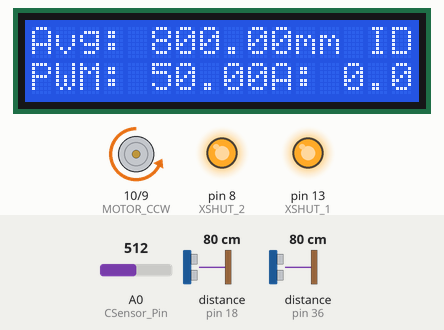
Recording of a sketch running on a simulated Arduino Uno, built with avr-gcc and run on an emulated ATmega328P. Shown: 16×2 character LCD, motor-driver pin pairs drawn as motors (green arrow = first pin HIGH = forward, orange = second pin HIGH = backward, longer = more drive), output pins drawn as LEDs (lit = HIGH). The test bench sets the inputs (shaded band); at power-on: distance to the obstacle (sensors on pin 18, pin 36) 80 cm, A0 (CSensor_Pin) = 512. What the sketch prints to the serial monitor is not drawn.

Above: at 3.4 s.
3.5 s: distance to the obstacle (sensor on pin 18) set to 2 cm
At 4.1 s:
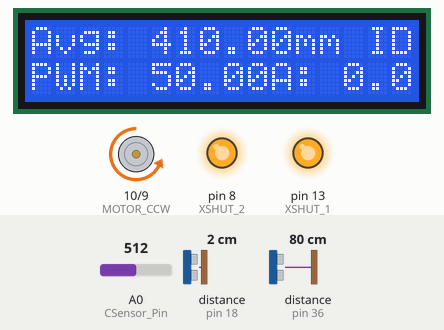
5.1 s: distance to the obstacle (sensor on pin 36) set to 41 cm
At 5.7 s:
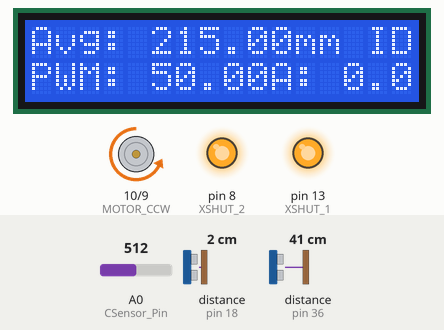
6.6 s: distance to the obstacle (sensor on pin 36) set to 34 cm
At 7.3 s:
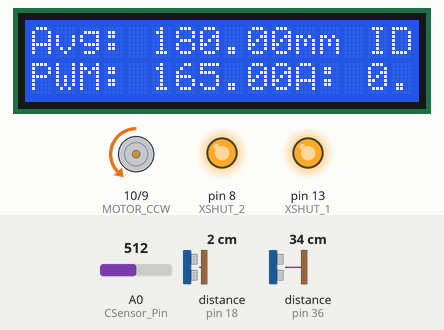
8.1 s: A0 (CSensor_Pin) set to 111
At 9.0 s:
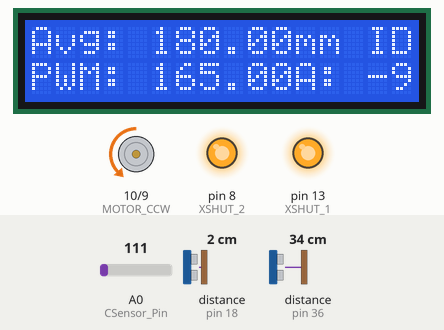
9.6 s: A0 (CSensor_Pin) set to 93
At 10.7 s:
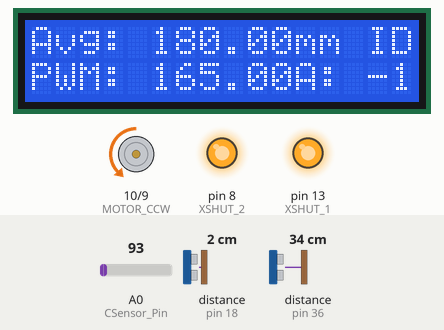
11.1 s: distance to the obstacle (sensor on pin 18) set to 6 cm
At 12.5 s:
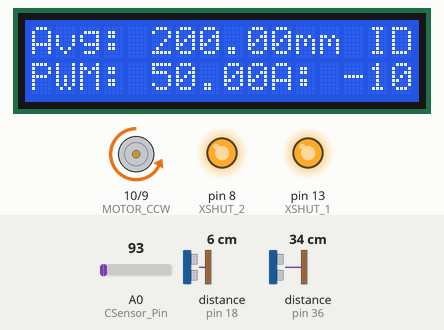
Timing chart, 0 to 13.6 s (numbered marks = the images above; inputs shaded):
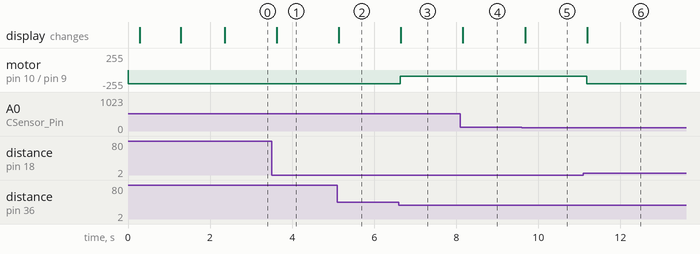

The sketch:

Slave.ino
```cpp
#include <Wire.h>
#include <VL53L0X.h>
#include <LiquidCrystal.h>
#include <PID_v1.h>


// LCD and Distance Sensor Setup
LiquidCrystal lcd(6, 12, 5, 4, 3, 2);
VL53L0X sensor1;
VL53L0X sensor2;
VL53L0X sensor3;
//VL53L0X sensor4;

// Motor Driver Pins
#define MOTOR_CW 9   // Clockwise (forward) PWM
#define MOTOR_CCW 10  // Counterclockwise (reverse) PWM
#define BUZZER_PIN 1 // Positive lead for Passive Buzzer PWM
#define XSHUT_1 13 // To temporarily shut it off after init (pin 13)
#define XSHUT_2 8 // To temporarily shut it off after init (pin 8)
#define XSHUT_3 11 // To temporarily shut it off after init (pin 11)
#define XSHUT_4 7 // To temporarily shut it off after init (pin 7)
#define CSensor_Pin A0

// // Distance Mapping Parameters
// const int MIN_DIST = 50;   // Minimum distance (mm)
// const int MAX_DIST = 300;  // Maximum distance (mm)
// const int MAX_PWM = 255;   // Max PWM value

const float vcc = 5;  // Reference voltage (12V power supply)

// Target distance in mm
const double Setpoint = 191;

// Variables to track system state
int distance1 = 0;
int distance2 = 0;
// int distance3 = 0;
//int distance4 = 0;
// int avgDistance = 0;
// double pwm = 0;
double avgDistance = 0;
double Output = 0;
double pwm = 0;
double Input = 0;
double error = 0;
double previousError = 0;
double integral = 0;
bool buzzerActive = false;
String motorDirection = "IDLE";

// Serial communication timing
unsigned long lastTransmitTime = 0;
const int TRANSMIT_INTERVAL = 100; // Transmit data every 100ms

// PID gains - adjust as needed
double Kp = 8.9507;
double Ki = 1024.6145;//224.6145;
double Kd = 0.08917;
PID myPID(&Input, &Output, &Setpoint, Kp, Ki, Kd, DIRECT);

void setup() {
  Serial.begin(9600);

  // Set up motor pins
  pinMode(MOTOR_CW, OUTPUT);
  pinMode(MOTOR_CCW, OUTPUT);
  analogWrite(MOTOR_CW, 205);
  analogWrite(MOTOR_CCW, 0);

  Wire.begin();
  lcd.begin(16, 2); // Initialize LCD (16x2)

  pinMode(BUZZER_PIN, OUTPUT);
  pinMode(XSHUT_1, OUTPUT);
  pinMode(XSHUT_2, OUTPUT);
  // pinMode(XSHUT_3, OUTPUT);
  //pinMode(XSHUT_4, OUTPUT);

  lcd.clear();
  lcd.print("Beginning Init");

  // Initialize all sensors
  initializeSensors();

  sensor1.startContinuous();
  sensor2.startContinuous();
  // sensor3.startContinuous();

  // // Set up motor pins
  // pinMode(MOTOR_CW, OUTPUT);
  // pinMode(MOTOR_CCW, OUTPUT);
  // analogWrite(MOTOR_CW, 205);
  // analogWrite(MOTOR_CCW, 0);

  lcd.clear();
  lcd.print("System Ready");
  delay(1000);

  myPID.SetMode(AUTOMATIC);

}

void loop() {
  // Read all sensor data
  readSensors();

  // Calculate values and control hardware
  processData();

  // Display on local LCD
  updateLocalDisplay();

  // Transmit data to Mega
  if (millis() - lastTransmitTime >= TRANSMIT_INTERVAL) {
    transmitData();
    lastTransmitTime = millis();
  }

  delay(50);
}

void initializeSensors() {
  // Power down all sensors
  digitalWrite(XSHUT_1, LOW);
  digitalWrite(XSHUT_2, LOW);
  digitalWrite(XSHUT_3, LOW);
  //digitalWrite(XSHUT_4, LOW);
  delay(10);

  // Initialize Sensor 1
  digitalWrite(XSHUT_1, HIGH);
  delay(100);
  sensor1.setTimeout(500);
  if (!sensor1.init()) {
    lcd.clear();
    lcd.print("Sensor 1 Failed!");
    while (1) {}
  }
  sensor1.setAddress(0x12);

  // Initialize Sensor 2
  digitalWrite(XSHUT_2, HIGH);
  delay(100);
  sensor2.setAddress(0x24);
  sensor2.setTimeout(500);
  if (!sensor2.init()) {
    lcd.clear();
    lcd.print("Sensor 2 Failed!");
    while (1) {}
  }

  // // Initialize Sensor 3
  // digitalWrite(XSHUT_3, HIGH);
  // delay(100);
  // sensor3.setAddress(0x18);
  // sensor3.setTimeout(500);
  // if (!sensor3.init()) {
  //   lcd.clear();
  //   lcd.print("Sensor 3 Failed!");
  //   while (1) {}
  // }

  // Initialize Sensor 4
  // digitalWrite(XSHUT_4, HIGH);
  // delay(100);
  // sensor4.setAddress(0x27);
  // sensor4.setTimeout(500);
  // if (!sensor4.init()) {
  //   lcd.clear();
  //   lcd.print("Sensor 4 Failed!");
  //   while (1) {}
  // }

  lcd.clear();
  lcd.print("All Sensors OK!");
  delay(1000);
}

void readSensors() {
  distance1 = sensor1.readRangeContinuousMillimeters();
  distance2 = sensor2.readRangeContinuousMillimeters();
  // distance3 = sensor3.readRangeContinuousMillimeters();
  //distance4 = sensor4.readRangeSingleMillimeters();

  // Handle timeouts but ensure we still send data
  if (sensor1.timeoutOccurred() || sensor2.timeoutOccurred() /*||
      sensor3.timeoutOccurred() || sensor4.timeoutOccurred()*/) {
    lcd.clear();
    lcd.print("Sensor Timeout!");
    // Instead of returning, we'll continue with whatever data we have
  }

  // Compute average distance (even with timeouts)
  avgDistance = (distance1 + distance2 /*+ distance3 + distance4*/) / 2;
}

  // Input = avgDistance;
  // myPID.SetOutputLimits(50, 165);
  // myPID.Compute();
  // pwm = map(Output, 50, 165, 205, 90);
  // analogWrite(MOTOR_CW, pwm);

// void processData() {
//   // Set PWM to maximum value for testing
//   pwmValue = 169; // Force to maximum (255)

//   // Choose which direction you want to test
//   // Option 1: Test forward direction only
//   // motorDirection = "FWD";
//   // analogWrite(MOTOR_CW, pwmValue);
//   // analogWrite(MOTOR_CCW, 0);

//   // Option 2 (comment out Option 1 if using this): Test reverse direction only
//   motorDirection = "REV";
//   analogWrite(MOTOR_CW, 0);
//   analogWrite(MOTOR_CCW, pwmValue);

//   // Optionally disable the buzzer for testing
//   buzzerActive = false;
//   noTone(BUZZER_PIN);
// }

// Old Control Code

void processData() {
  Input = avgDistance;
  myPID.SetOutputLimits(50, 165);
  myPID.Compute();
  pwm = map(Output, 50, 165, 205, 90);
  analogWrite(MOTOR_CW, pwm);
//   // Map distance to PWM (closer = higher PWM)
//   pwmValue = map(avgDistance, MIN_DIST, MAX_DIST, MAX_PWM, 0);
//   pwmValue = constrain(pwmValue, 0, MAX_PWM);

//   // Control Motor Speed Based on Distance
//   if (avgDistance < 150) {
//     motorDirection = "FWD";
//     analogWrite(MOTOR_CW, pwmValue);
//     analogWrite(MOTOR_CCW, 0);
//   } else {
//     motorDirection = "REV";
//     analogWrite(MOTOR_CW, 0);
//     analogWrite(MOTOR_CCW, pwmValue);
  }

//   // Buzzer control
//   if (avgDistance <= 60) {
//     buzzerActive = true;
//     tone(BUZZER_PIN, 1000);
//   } else {
//     buzzerActive = false;
//     noTone(BUZZER_PIN);
//   }
// }

void updateLocalDisplay() {
  lcd.clear();
  lcd.setCursor(0, 0);
  lcd.print("Avg: ");
  lcd.print(avgDistance);
  lcd.print("mm ");
  lcd.print(motorDirection);

  lcd.setCursor(0, 1);
  lcd.print("PWM: ");
  lcd.print(255-pwm);
  if (buzzerActive) {
    lcd.print(" ALERT!");
  }

  int rawValue = analogRead(CSensor_Pin);
  float current = (((rawValue / 1023.0) * vcc) - 2.5)/0.2;  // Convert ADC value to voltage
  lcd.print("A: ");
  lcd.print(current);

  // Removed Serial.println(current) to avoid interference
}

void transmitData() {
  // Format: D1,D2,D3,D4,AVG,PWM,DIR,BUZ;
  // Example: 120,135,118,142,129,160,FWD,0;

  String dataPacket = String(distance1) + "," +
                     String(distance2) + "," +
                     "0" /*String(distance3)*/ + "," +
                     "0"/*String(distance4)*/ + "," +
                     String(avgDistance) + "," +
                     String(pwm) + "," +
                     motorDirection + "," +
                     String(buzzerActive ? 1 : 0) + ";";

  Serial.println(dataPacket);
}
```

Measured:
- the behaviour switches between 37 and 36 cm on distance to the obstacle (sensor on pin 36) (found by bisection; images 2 and 3)
- the behaviour switches between 4 and 5 cm on distance to the obstacle (sensor on pin 18) (found by bisection; images 5 and 6)
- after the input at 3.5 s, the display: changes after 0.12 s (image 1)
- after the input at 5.1 s, the display: changes at once (image 2)
- after the input at 6.6 s, motor on pin 10 (MOTOR_CCW) / pin 9 (MOTOR_CW): backward 205/255 → backward 90/255 at once; the display: changes after 0.05 s (image 3)
- after the input at 8.1 s, the display: changes after 0.06 s (image 4)
- after the input at 9.6 s, the display: changes after 0.08 s (image 5)
- after the input at 11.1 s, motor on pin 10 (MOTOR_CCW) / pin 9 (MOTOR_CW): backward 90/255 → backward 205/255 after 0.08 s; the display: changes after 0.09 s (image 6)
